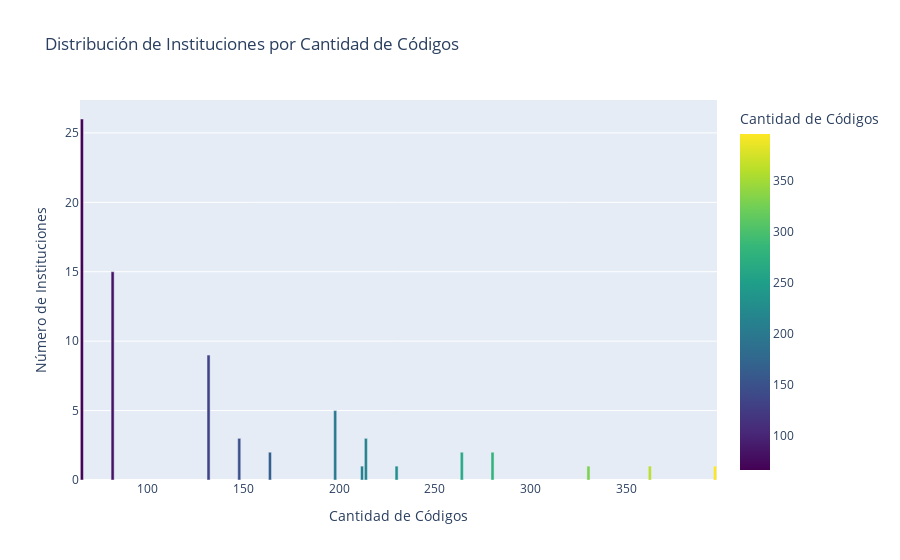

Source (notebook cell):
### Code cell
import pandas as pd
import plotly.express as px

# Supongamos que ya tienes 'segunda_hoja' como DataFrame
# Aquí se calcula el conteo de 'Código' por 'Nombre IED'
Conteo_Codigos = segunda_hoja.groupby('Nombre IED').agg({'Código': 'count'}).reset_index()
Conteo_Codigos = Conteo_Codigos.rename(columns={'Código': 'Cantidad'})

# Agrupar por la 'Cantidad' de códigos y contar cuántas instituciones tienen cada cantidad
Conteo_Codigos_Agrupados = Conteo_Codigos.groupby('Cantidad').agg({'Nombre IED': 'count'}).reset_index()
Conteo_Codigos_Agrupados = Conteo_Codigos_Agrupados.rename(columns={'Nombre IED': 'Número de Instituciones'})

# Mostrar DataFrame resultante
print(Conteo_Codigos_Agrupados)

# Crear gráfico de barras
fig = px.bar(
    Conteo_Codigos_Agrupados,
    x='Cantidad',
    y='Número de Instituciones',
    title='Distribución de Instituciones por Cantidad de Códigos',
    labels={
        'Cantidad': 'Cantidad de Códigos',
        'Número de Instituciones': 'Número de Instituciones'
    },
    color='Cantidad',  # Opcional: Cambia el color de las barras basado en la cantidad
    color_continuous_scale=px.colors.sequential.Viridis  # Paleta de colores opcional
)

fig.show()

### Figure 1 — Plotly figure (JSON) as saved in the notebook; plotly's stock layout.template omitted (floating-point values rounded to 4 significant figures)
{"data": [{"alignmentgroup": "True", "hovertemplate": "Cantidad de Códigos=%{marker.color}<br>Número de Instituciones=%{y}<extra></extra>", "legendgroup": "", "marker": {"color": [66, 82, 132, 148, 164, 198, 212, 214, 230, 264, 280, 330, 362, 396], "coloraxis": "coloraxis", "pattern": {"shape": ""}}, "name": "", "offsetgroup": "", "orientation": "v", "showlegend": false, "textposition": "auto", "type": "bar", "x": [66, 82, 132, 148, 164, 198, 212, 214, 230, 264, 280, 330, 362, 396], "xaxis": "x", "y": [26, 15, 9, 3, 2, 5, 1, 3, 1, 2, 2, 1, 1, 1], "yaxis": "y"}], "layout": {"barmode": "relative", "coloraxis": {"colorbar": {"title": {"text": "Cantidad de Códigos"}}, "colorscale": [[0, "#440154"], [0.1111, "#482878"], [0.2222, "#3e4989"], [0.3333, "#31688e"], [0.4444, "#26828e"], [0.5556, "#1f9e89"], [0.6667, "#35b779"], [0.7778, "#6ece58"], [0.8889, "#b5de2b"], [1, "#fde725"]]}, "legend": {"tracegroupgap": 0}, "title": {"text": "Distribución de Instituciones por Cantidad de Códigos"}, "xaxis": {"anchor": "y", "domain": [0, 1], "title": {"text": "Cantidad de Códigos"}}, "yaxis": {"anchor": "x", "domain": [0, 1], "title": {"text": "Número de Instituciones"}}}}
